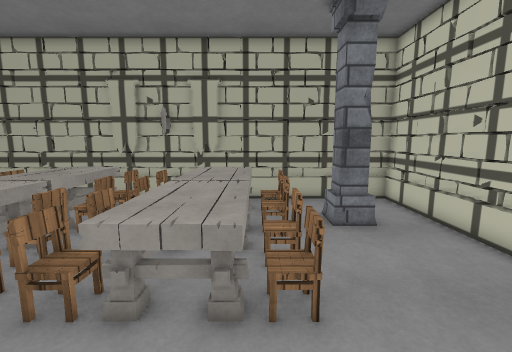
View 1 (above)

16 first-person views from a walk through a scene from a Unity 3-D project. The camera is 1.5 m above the floor, tilts 8° down and sees 90° across. The floor is counted in squares, 0.5 m on a side. Each view is taken from the middle of a square. On the plan, view 1 faces up. The plan holds only what a view shows up to about 19 squares ahead; the rest is blank. The player character is not drawn. Some animated figures are left out. Surface patterns are stand-ins for the level's own textures.

View 2
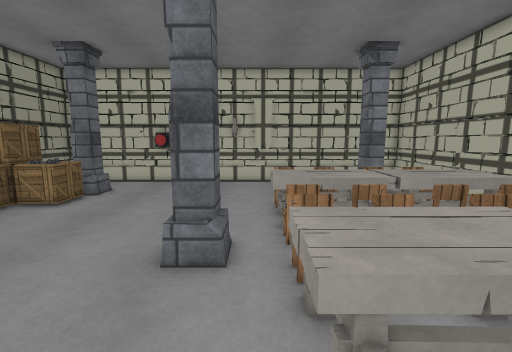

View 3
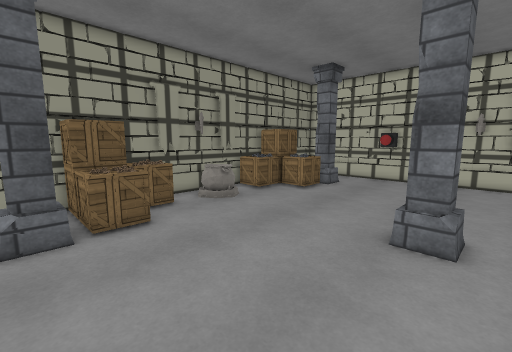

View 4
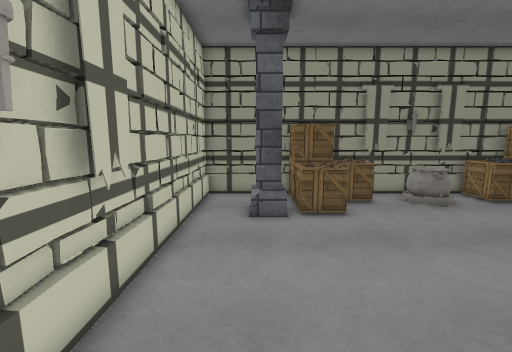

View 5
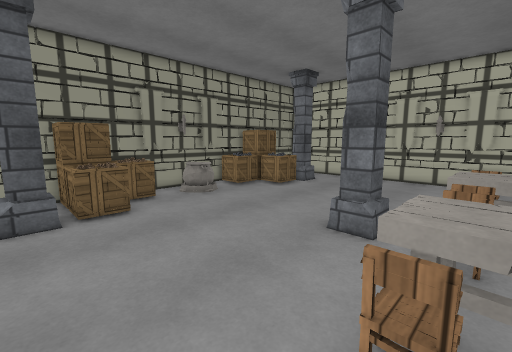

View 6
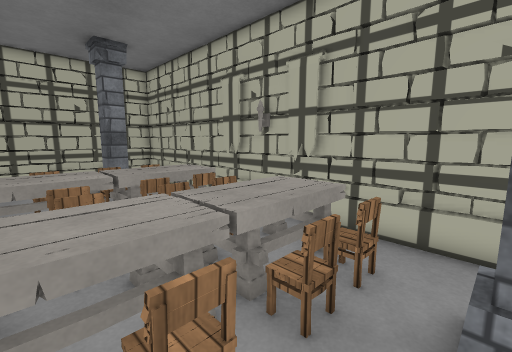

View 7
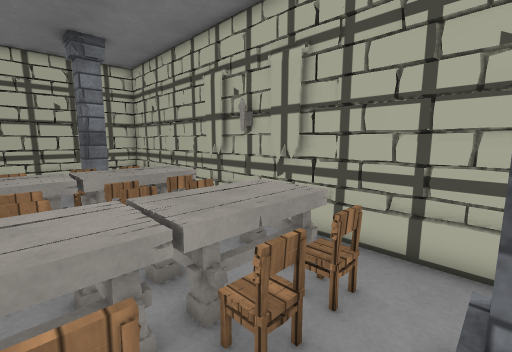

View 8
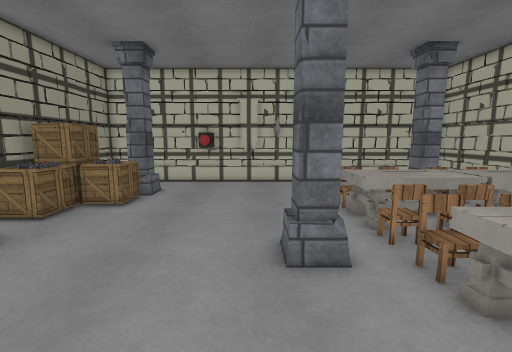

View 9
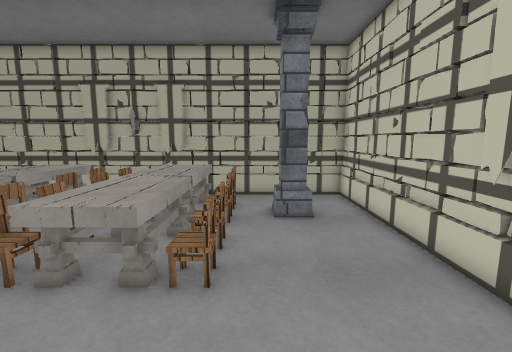

View 10
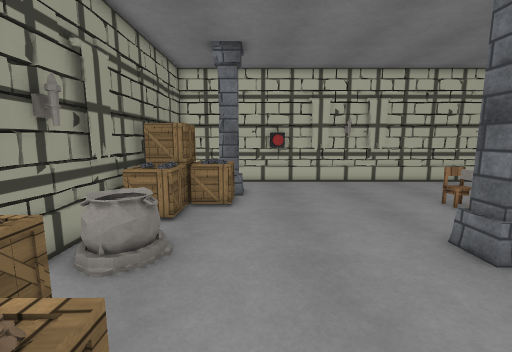

View 11
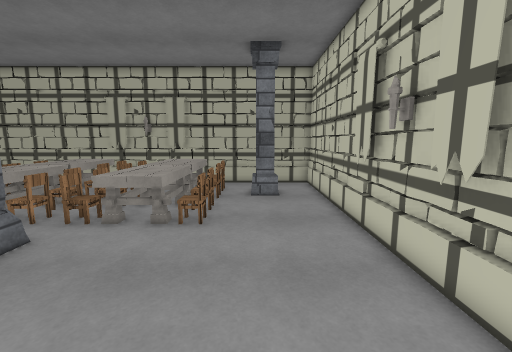

View 12
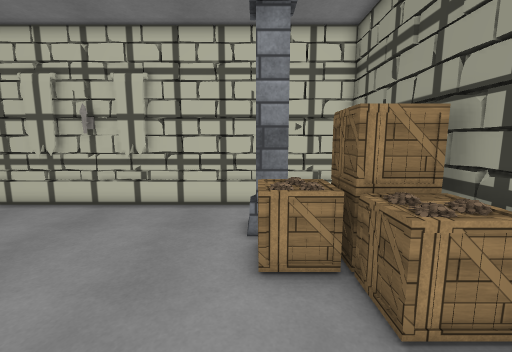

View 13
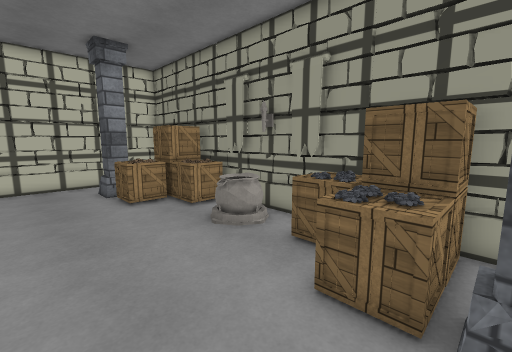

View 14
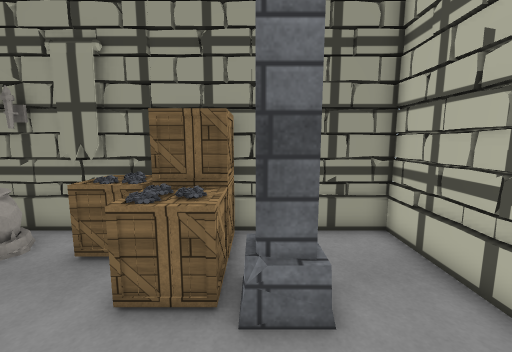

View 15
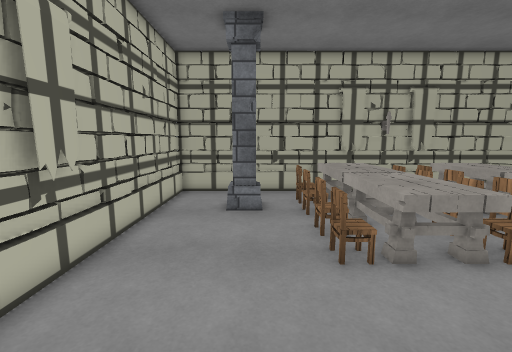

View 16
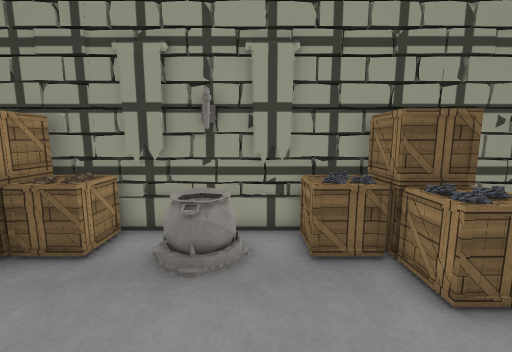

### Floor plan
Key: @ floor where view 1 was taken; # wall or solid block; . main floor; : floor 1 m higher than the main floor; = window, fence, low wall or low ledge; ^ raised ledge; C chair; L column; B box; P pot.
Columns run from 17 left of view 1 to 7 right of it. Each row starts with its distance up from view 1.
 13 #########################
 12 #=......====  ==^.... ..#
 11 ##.....C=::=CC==^^... ..#
 10 ##..LL.C=::=:C==^^C.LL..#
  9  #..LL.C=::=CC=^^^C.LL..#
  8  #.....C====C.=^^^C.....#
  7  #.....C==:=..==^^C.....#
  6  #.....C=::=CC==^^C.....#
  5  #.....C=::=C.==^^......#
  4  #.....C====CC=^^^C.... #
  3  #.......  ............ #
  2  #..........LL.........##
  1  #..........LL..........#
  0  #...............@..... #
 -1 ##..................... #
 -2 ##......................#
 -3 ##......................#
 -4 ##......................#
 -5 ##......................#
 -6 ##..LLBB.........BBBLL..#
 -7  #..LLBBB........BBBLL..#
 -8  #.. .BBBBB.PP.BBBBB ...#
 -9  #.. .BBBBB.PP.BBB B ...#
-10  #####BBBB######BBB######
-11     ########  #######

Positions as (right, up) in squares from view 1, and headings:
1: (0, 0), facing up
2: (2, 3), facing left
3: (4, 3), facing down-left
4: (4, 4), facing down
5: (4, 5), facing down-left
6: (3, 5), facing up-left
7: (3, 6), facing up-left
8: (2, 0), facing left
9: (2, -1), facing up
10: (2, -5), facing left
11: (3, -5), facing up
12: (-5, -6), facing right
13: (-12, -2), facing down-right
14: (-12, -2), facing down
15: (-12, -2), facing up
16: (-6, -2), facing down
